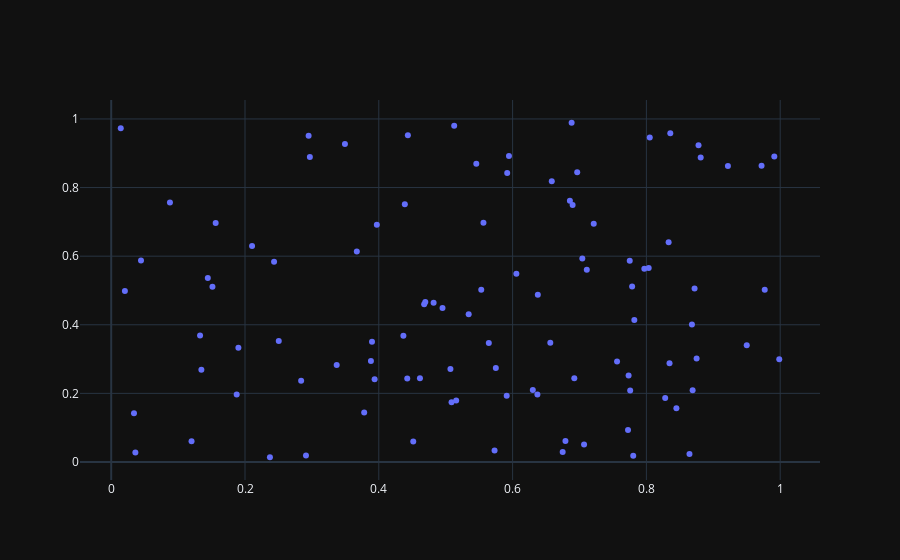

Write notebook code for a chart like this one.
### Code cell
data = [trace]
iplot(data)
